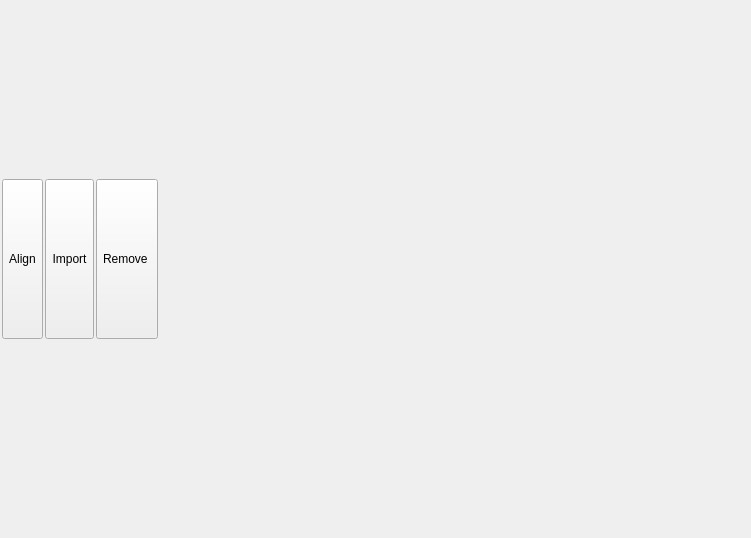
<?xml version="1.0" encoding="UTF-8"?>
<ui version="4.0">
 <class>workspace_widget</class>
 <widget class="QWidget" name="workspace_widget">
  <property name="geometry">
   <rect>
    <x>0</x>
    <y>0</y>
    <width>751</width>
    <height>538</height>
   </rect>
  </property>
  <property name="windowTitle">
   <string>DESY Image Registration</string>
  </property>
  <layout class="QGridLayout" name="gridLayout_4">
   <property name="margin" stdset="0">
    <number>2</number>
   </property>
   <property name="spacing">
    <number>2</number>
   </property>
   <item row="2" column="0" colspan="2">
    <layout class="QGridLayout" name="graphics_layout">
     <property name="spacing">
      <number>2</number>
     </property>
    </layout>
   </item>
   <item row="2" column="3">
    <layout class="QGridLayout" name="grid_alignment"/>
   </item>
   <item row="2" column="2">
    <layout class="QGridLayout" name="gridLayout_renderTable">
     <property name="spacing">
      <number>0</number>
     </property>
    </layout>
   </item>
   <item row="0" column="0" colspan="4">
    <widget class="QFrame" name="gb_list">
     <property name="sizePolicy">
      <sizepolicy hsizetype="Preferred" vsizetype="Minimum">
       <horstretch>0</horstretch>
       <verstretch>0</verstretch>
      </sizepolicy>
     </property>
     <property name="minimumSize">
      <size>
       <width>0</width>
       <height>0</height>
      </size>
     </property>
     <property name="maximumSize">
      <size>
       <width>16777215</width>
       <height>160</height>
      </size>
     </property>
     <layout class="QGridLayout" name="gridLayout_2">
      <property name="margin" stdset="0">
       <number>0</number>
      </property>
      <property name="spacing">
       <number>2</number>
      </property>
      <item row="0" column="5">
       <spacer name="horizontalSpacer">
        <property name="orientation">
         <enum>Qt::Horizontal</enum>
        </property>
        <property name="sizeHint" stdset="0">
         <size>
          <width>40</width>
          <height>20</height>
         </size>
        </property>
       </spacer>
      </item>
      <item row="0" column="4">
       <widget class="QToolButton" name="bt_removeMenu">
        <property name="sizePolicy">
         <sizepolicy hsizetype="Preferred" vsizetype="Preferred">
          <horstretch>0</horstretch>
          <verstretch>0</verstretch>
         </sizepolicy>
        </property>
        <property name="minimumSize">
         <size>
          <width>0</width>
          <height>0</height>
         </size>
        </property>
        <property name="maximumSize">
         <size>
          <width>123890</width>
          <height>123890</height>
         </size>
        </property>
        <property name="text">
         <string>Remove </string>
        </property>
        <property name="icon">
         <iconset resource="resources_icon_library.qrc">
          <normaloff>:/FileSystem/icons/FileSystem/close_file_128x128.png</normaloff>:/FileSystem/icons/FileSystem/close_file_128x128.png</iconset>
        </property>
        <property name="iconSize">
         <size>
          <width>36</width>
          <height>36</height>
         </size>
        </property>
        <property name="popupMode">
         <enum>QToolButton::InstantPopup</enum>
        </property>
        <property name="toolButtonStyle">
         <enum>Qt::ToolButtonTextBesideIcon</enum>
        </property>
       </widget>
      </item>
      <item row="0" column="2">
       <widget class="QToolButton" name="bt_imageMenu">
        <property name="sizePolicy">
         <sizepolicy hsizetype="Preferred" vsizetype="Preferred">
          <horstretch>0</horstretch>
          <verstretch>0</verstretch>
         </sizepolicy>
        </property>
        <property name="minimumSize">
         <size>
          <width>0</width>
          <height>0</height>
         </size>
        </property>
        <property name="maximumSize">
         <size>
          <width>123890</width>
          <height>123890</height>
         </size>
        </property>
        <property name="text">
         <string>Import</string>
        </property>
        <property name="icon">
         <iconset resource="resources_icon_library.qrc">
          <normaloff>:/FileSystem/icons/FileSystem/new_file_128x128.png</normaloff>:/FileSystem/icons/FileSystem/new_file_128x128.png</iconset>
        </property>
        <property name="iconSize">
         <size>
          <width>36</width>
          <height>36</height>
         </size>
        </property>
        <property name="popupMode">
         <enum>QToolButton::InstantPopup</enum>
        </property>
        <property name="toolButtonStyle">
         <enum>Qt::ToolButtonTextBesideIcon</enum>
        </property>
        <property name="autoRaise">
         <bool>false</bool>
        </property>
       </widget>
      </item>
      <item row="0" column="1">
       <widget class="QToolButton" name="bt_alignMenu">
        <property name="sizePolicy">
         <sizepolicy hsizetype="Preferred" vsizetype="Preferred">
          <horstretch>0</horstretch>
          <verstretch>0</verstretch>
         </sizepolicy>
        </property>
        <property name="minimumSize">
         <size>
          <width>0</width>
          <height>0</height>
         </size>
        </property>
        <property name="maximumSize">
         <size>
          <width>123890</width>
          <height>123890</height>
         </size>
        </property>
        <property name="text">
         <string>Align</string>
        </property>
        <property name="icon">
         <iconset resource="resources_icon_library.qrc">
          <normaloff>:/Viewing/icons/Viewing/coordinates_128x128.png</normaloff>:/Viewing/icons/Viewing/coordinates_128x128.png</iconset>
        </property>
        <property name="iconSize">
         <size>
          <width>36</width>
          <height>36</height>
         </size>
        </property>
        <property name="popupMode">
         <enum>QToolButton::InstantPopup</enum>
        </property>
        <property name="toolButtonStyle">
         <enum>Qt::ToolButtonTextBesideIcon</enum>
        </property>
       </widget>
      </item>
     </layout>
    </widget>
   </item>
   <item row="1" column="0">
    <spacer name="spacer2">
     <property name="orientation">
      <enum>Qt::Horizontal</enum>
     </property>
     <property name="sizeHint" stdset="0">
      <size>
       <width>40</width>
       <height>20</height>
      </size>
     </property>
    </spacer>
   </item>
  </layout>
 </widget>
 <resources>
  <include location="resources_icon_library.qrc"/>
 </resources>
 <connections/>
</ui>
